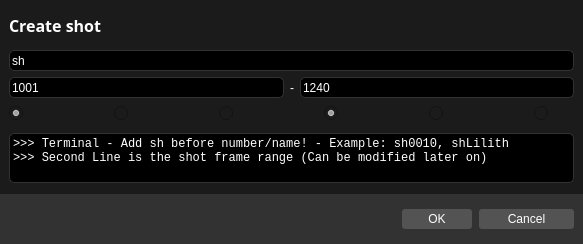
<?xml version="1.0" encoding="UTF-8"?>
<ui version="4.0">
 <class>CreateShot</class>
 <widget class="QDialog" name="CreateShot">
  <property name="geometry">
   <rect>
    <x>0</x>
    <y>0</y>
    <width>583</width>
    <height>244</height>
   </rect>
  </property>
  <property name="minimumSize">
   <size>
    <width>0</width>
    <height>0</height>
   </size>
  </property>
  <property name="windowTitle">
   <string>Dialog</string>
  </property>
  <property name="styleSheet">
   <string notr="true">background-color: rgb(27, 27, 27);</string>
  </property>
  <layout class="QVBoxLayout" name="verticalLayout_3">
   <property name="spacing">
    <number>0</number>
   </property>
   <property name="leftMargin">
    <number>0</number>
   </property>
   <property name="topMargin">
    <number>0</number>
   </property>
   <property name="rightMargin">
    <number>0</number>
   </property>
   <property name="bottomMargin">
    <number>0</number>
   </property>
   <item>
    <widget class="QFrame" name="frameAll">
     <property name="frameShape">
      <enum>QFrame::NoFrame</enum>
     </property>
     <property name="frameShadow">
      <enum>QFrame::Plain</enum>
     </property>
     <property name="lineWidth">
      <number>0</number>
     </property>
     <layout class="QVBoxLayout" name="verticalLayout">
      <property name="spacing">
       <number>0</number>
      </property>
      <property name="leftMargin">
       <number>0</number>
      </property>
      <property name="topMargin">
       <number>0</number>
      </property>
      <property name="rightMargin">
       <number>0</number>
      </property>
      <property name="bottomMargin">
       <number>0</number>
      </property>
      <item>
       <widget class="QFrame" name="frameTitle">
        <property name="minimumSize">
         <size>
          <width>0</width>
          <height>50</height>
         </size>
        </property>
        <property name="maximumSize">
         <size>
          <width>16777215</width>
          <height>50</height>
         </size>
        </property>
        <property name="styleSheet">
         <string notr="true"/>
        </property>
        <property name="frameShape">
         <enum>QFrame::NoFrame</enum>
        </property>
        <property name="frameShadow">
         <enum>QFrame::Plain</enum>
        </property>
        <property name="lineWidth">
         <number>0</number>
        </property>
        <layout class="QHBoxLayout" name="horizontalLayout_6" stretch="0,0">
         <property name="spacing">
          <number>6</number>
         </property>
         <property name="leftMargin">
          <number>9</number>
         </property>
         <property name="topMargin">
          <number>0</number>
         </property>
         <property name="rightMargin">
          <number>9</number>
         </property>
         <property name="bottomMargin">
          <number>0</number>
         </property>
         <item>
          <widget class="QLabel" name="labelCreateProject">
           <property name="font">
            <font>
             <family>Source Sans Pro</family>
             <pointsize>12</pointsize>
             <weight>75</weight>
             <bold>true</bold>
            </font>
           </property>
           <property name="styleSheet">
            <string notr="true">color:white;</string>
           </property>
           <property name="text">
            <string>Create shot</string>
           </property>
           <property name="alignment">
            <set>Qt::AlignLeading|Qt::AlignLeft|Qt::AlignVCenter</set>
           </property>
          </widget>
         </item>
         <item>
          <spacer name="horizontalSpacer">
           <property name="orientation">
            <enum>Qt::Horizontal</enum>
           </property>
           <property name="sizeHint" stdset="0">
            <size>
             <width>40</width>
             <height>20</height>
            </size>
           </property>
          </spacer>
         </item>
        </layout>
       </widget>
      </item>
      <item>
       <widget class="QFrame" name="frameInput">
        <property name="frameShape">
         <enum>QFrame::NoFrame</enum>
        </property>
        <property name="frameShadow">
         <enum>QFrame::Plain</enum>
        </property>
        <property name="lineWidth">
         <number>0</number>
        </property>
        <layout class="QVBoxLayout" name="verticalLayout_2">
         <property name="leftMargin">
          <number>9</number>
         </property>
         <property name="topMargin">
          <number>0</number>
         </property>
         <property name="rightMargin">
          <number>9</number>
         </property>
         <property name="bottomMargin">
          <number>0</number>
         </property>
         <item>
          <widget class="QLineEdit" name="lineEditInput">
           <property name="minimumSize">
            <size>
             <width>0</width>
             <height>21</height>
            </size>
           </property>
           <property name="font">
            <font>
             <family>Segoe UI</family>
             <pointsize>9</pointsize>
            </font>
           </property>
           <property name="styleSheet">
            <string notr="true">QLineEdit
{
	color: rgb(255, 255, 255);
	background-color: rgb(0, 0, 0);
	border-style: solid;
    border-width: 1px;
	border-radius: 5px;
	border-color: rgb(50, 50, 50);
}</string>
           </property>
           <property name="text">
            <string>sh</string>
           </property>
          </widget>
         </item>
         <item>
          <widget class="QFrame" name="frame">
           <property name="frameShape">
            <enum>QFrame::NoFrame</enum>
           </property>
           <property name="frameShadow">
            <enum>QFrame::Plain</enum>
           </property>
           <property name="lineWidth">
            <number>0</number>
           </property>
           <layout class="QHBoxLayout" name="horizontalLayout_2">
            <property name="spacing">
             <number>6</number>
            </property>
            <property name="leftMargin">
             <number>0</number>
            </property>
            <property name="topMargin">
             <number>0</number>
            </property>
            <property name="rightMargin">
             <number>0</number>
            </property>
            <property name="bottomMargin">
             <number>0</number>
            </property>
            <item>
             <widget class="QLineEdit" name="lineEditFrameStart">
              <property name="minimumSize">
               <size>
                <width>0</width>
                <height>21</height>
               </size>
              </property>
              <property name="font">
               <font>
                <family>Segoe UI</family>
                <pointsize>9</pointsize>
               </font>
              </property>
              <property name="styleSheet">
               <string notr="true">QLineEdit
{
	color: rgb(255, 255, 255);
	background-color: rgb(0, 0, 0);
	border-style: solid;
    border-width: 1px;
	border-radius: 5px;
	border-color: rgb(50, 50, 50);
}</string>
              </property>
              <property name="text">
               <string>1001</string>
              </property>
             </widget>
            </item>
            <item>
             <widget class="QLabel" name="labelFrameRangeSeparator">
              <property name="font">
               <font>
                <family>Segoe UI</family>
                <pointsize>9</pointsize>
               </font>
              </property>
              <property name="styleSheet">
               <string notr="true">color: rgb(255, 255, 255);</string>
              </property>
              <property name="text">
               <string>-</string>
              </property>
             </widget>
            </item>
            <item>
             <widget class="QLineEdit" name="lineEditFrameEnd">
              <property name="minimumSize">
               <size>
                <width>0</width>
                <height>21</height>
               </size>
              </property>
              <property name="font">
               <font>
                <family>Segoe UI</family>
                <pointsize>9</pointsize>
               </font>
              </property>
              <property name="styleSheet">
               <string notr="true">QLineEdit
{
	color: rgb(255, 255, 255);
	background-color: rgb(0, 0, 0);
	border-style: solid;
    border-width: 1px;
	border-radius: 5px;
	border-color: rgb(50, 50, 50);
}</string>
              </property>
              <property name="text">
               <string>1240</string>
              </property>
             </widget>
            </item>
           </layout>
          </widget>
         </item>
         <item>
          <widget class="QFrame" name="frameSoftwares">
           <property name="frameShape">
            <enum>QFrame::NoFrame</enum>
           </property>
           <property name="frameShadow">
            <enum>QFrame::Plain</enum>
           </property>
           <property name="lineWidth">
            <number>0</number>
           </property>
           <layout class="QHBoxLayout" name="horizontalLayout">
            <property name="spacing">
             <number>65</number>
            </property>
            <property name="leftMargin">
             <number>0</number>
            </property>
            <property name="topMargin">
             <number>0</number>
            </property>
            <property name="rightMargin">
             <number>0</number>
            </property>
            <property name="bottomMargin">
             <number>0</number>
            </property>
            <item>
             <widget class="QRadioButton" name="radioButtonHoudini">
              <property name="maximumSize">
               <size>
                <width>40</width>
                <height>16777215</height>
               </size>
              </property>
              <property name="font">
               <font>
                <family>Segoe UI</family>
                <pointsize>9</pointsize>
               </font>
              </property>
              <property name="styleSheet">
               <string notr="true">color: rgb(255, 255, 255);</string>
              </property>
              <property name="text">
               <string/>
              </property>
              <property name="icon">
               <iconset resource="cioxoQtResources.qrc">
                <normaloff>:/icons/graphics/icons/houdini.svg</normaloff>:/icons/graphics/icons/houdini.svg</iconset>
              </property>
              <property name="checked">
               <bool>true</bool>
              </property>
              <property name="autoExclusive">
               <bool>false</bool>
              </property>
             </widget>
            </item>
            <item>
             <widget class="QRadioButton" name="radioButtonMaya">
              <property name="maximumSize">
               <size>
                <width>40</width>
                <height>16777215</height>
               </size>
              </property>
              <property name="font">
               <font>
                <family>Segoe UI</family>
                <pointsize>9</pointsize>
               </font>
              </property>
              <property name="styleSheet">
               <string notr="true">color: rgb(255, 255, 255);</string>
              </property>
              <property name="text">
               <string/>
              </property>
              <property name="icon">
               <iconset resource="cioxoQtResources.qrc">
                <normaloff>:/icons/graphics/icons/maya.svg</normaloff>:/icons/graphics/icons/maya.svg</iconset>
              </property>
              <property name="autoExclusive">
               <bool>false</bool>
              </property>
             </widget>
            </item>
            <item>
             <widget class="QRadioButton" name="radioButtonSubstance">
              <property name="maximumSize">
               <size>
                <width>40</width>
                <height>16777215</height>
               </size>
              </property>
              <property name="font">
               <font>
                <family>Segoe UI</family>
                <pointsize>9</pointsize>
               </font>
              </property>
              <property name="styleSheet">
               <string notr="true">color: rgb(255, 255, 255);</string>
              </property>
              <property name="text">
               <string/>
              </property>
              <property name="icon">
               <iconset resource="cioxoQtResources.qrc">
                <normaloff>:/icons/graphics/icons/adobeSubstancePainter.svg</normaloff>:/icons/graphics/icons/adobeSubstancePainter.svg</iconset>
              </property>
              <property name="autoExclusive">
               <bool>false</bool>
              </property>
             </widget>
            </item>
            <item>
             <widget class="QRadioButton" name="radioButtonNuke">
              <property name="maximumSize">
               <size>
                <width>40</width>
                <height>16777215</height>
               </size>
              </property>
              <property name="font">
               <font>
                <family>Segoe UI</family>
                <pointsize>9</pointsize>
               </font>
              </property>
              <property name="styleSheet">
               <string notr="true">color: rgb(255, 255, 255);</string>
              </property>
              <property name="text">
               <string/>
              </property>
              <property name="icon">
               <iconset resource="cioxoQtResources.qrc">
                <normaloff>:/icons/graphics/icons/nuke.svg</normaloff>:/icons/graphics/icons/nuke.svg</iconset>
              </property>
              <property name="checked">
               <bool>true</bool>
              </property>
              <property name="autoExclusive">
               <bool>false</bool>
              </property>
             </widget>
            </item>
            <item>
             <widget class="QRadioButton" name="radioButtonAfterEffects">
              <property name="maximumSize">
               <size>
                <width>40</width>
                <height>16777215</height>
               </size>
              </property>
              <property name="font">
               <font>
                <family>Segoe UI</family>
                <pointsize>9</pointsize>
               </font>
              </property>
              <property name="styleSheet">
               <string notr="true">color: rgb(255, 255, 255);</string>
              </property>
              <property name="text">
               <string/>
              </property>
              <property name="icon">
               <iconset resource="cioxoQtResources.qrc">
                <normaloff>:/icons/graphics/icons/afterEffects.svg</normaloff>:/icons/graphics/icons/afterEffects.svg</iconset>
              </property>
              <property name="autoExclusive">
               <bool>false</bool>
              </property>
             </widget>
            </item>
            <item>
             <widget class="QRadioButton" name="radioButtonPhotoshop">
              <property name="maximumSize">
               <size>
                <width>40</width>
                <height>16777215</height>
               </size>
              </property>
              <property name="font">
               <font>
                <family>Segoe UI</family>
                <pointsize>9</pointsize>
               </font>
              </property>
              <property name="styleSheet">
               <string notr="true">color: rgb(255, 255, 255);</string>
              </property>
              <property name="text">
               <string/>
              </property>
              <property name="icon">
               <iconset resource="cioxoQtResources.qrc">
                <normaloff>:/icons/graphics/icons/photoshop.svg</normaloff>:/icons/graphics/icons/photoshop.svg</iconset>
              </property>
              <property name="autoExclusive">
               <bool>false</bool>
              </property>
             </widget>
            </item>
           </layout>
          </widget>
         </item>
        </layout>
       </widget>
      </item>
      <item>
       <widget class="QFrame" name="frameInformations">
        <property name="maximumSize">
         <size>
          <width>16777215</width>
          <height>70</height>
         </size>
        </property>
        <property name="styleSheet">
         <string notr="true"/>
        </property>
        <property name="frameShape">
         <enum>QFrame::NoFrame</enum>
        </property>
        <property name="frameShadow">
         <enum>QFrame::Plain</enum>
        </property>
        <property name="lineWidth">
         <number>0</number>
        </property>
        <layout class="QVBoxLayout" name="verticalLayout_4">
         <property name="bottomMargin">
          <number>18</number>
         </property>
         <item>
          <widget class="QLabel" name="labelInformations">
           <property name="minimumSize">
            <size>
             <width>0</width>
             <height>50</height>
            </size>
           </property>
           <property name="maximumSize">
            <size>
             <width>16777215</width>
             <height>16777215</height>
            </size>
           </property>
           <property name="font">
            <font>
             <family>Consolas</family>
            </font>
           </property>
           <property name="cursor">
            <cursorShape>IBeamCursor</cursorShape>
           </property>
           <property name="styleSheet">
            <string notr="true">QLabel
{
	color: rgb(255, 255, 255);
	background-color: rgb(0, 0, 0);
	border-style: solid;
    border-width: 1px;
	border-radius: 5px;
	border-color: rgb(50, 50, 50);
}</string>
           </property>
           <property name="frameShape">
            <enum>QFrame::StyledPanel</enum>
           </property>
           <property name="text">
            <string>&gt;&gt;&gt; Terminal - Add sh before number/name! - Example: sh0010, shLilith
&gt;&gt;&gt; Second Line is the shot frame range (Can be modified later on)</string>
           </property>
           <property name="alignment">
            <set>Qt::AlignLeading|Qt::AlignLeft|Qt::AlignTop</set>
           </property>
           <property name="wordWrap">
            <bool>true</bool>
           </property>
           <property name="margin">
            <number>9</number>
           </property>
           <property name="textInteractionFlags">
            <set>Qt::LinksAccessibleByMouse|Qt::TextSelectableByKeyboard|Qt::TextSelectableByMouse</set>
           </property>
          </widget>
         </item>
        </layout>
       </widget>
      </item>
      <item>
       <widget class="QFrame" name="frameChoice">
        <property name="minimumSize">
         <size>
          <width>0</width>
          <height>50</height>
         </size>
        </property>
        <property name="maximumSize">
         <size>
          <width>16777215</width>
          <height>50</height>
         </size>
        </property>
        <property name="styleSheet">
         <string notr="true">	background-color: rgb(50, 50, 50);</string>
        </property>
        <property name="frameShape">
         <enum>QFrame::NoFrame</enum>
        </property>
        <property name="frameShadow">
         <enum>QFrame::Plain</enum>
        </property>
        <property name="lineWidth">
         <number>0</number>
        </property>
        <layout class="QHBoxLayout" name="horizontalLayout_9">
         <property name="spacing">
          <number>6</number>
         </property>
         <property name="leftMargin">
          <number>9</number>
         </property>
         <property name="topMargin">
          <number>0</number>
         </property>
         <property name="rightMargin">
          <number>9</number>
         </property>
         <property name="bottomMargin">
          <number>0</number>
         </property>
         <item>
          <spacer name="spacerProject">
           <property name="orientation">
            <enum>Qt::Horizontal</enum>
           </property>
           <property name="sizeType">
            <enum>QSizePolicy::Fixed</enum>
           </property>
           <property name="sizeHint" stdset="0">
            <size>
             <width>10</width>
             <height>0</height>
            </size>
           </property>
          </spacer>
         </item>
         <item>
          <widget class="QLabel" name="labelSeparator">
           <property name="font">
            <font>
             <family>Source Sans Pro</family>
             <pointsize>12</pointsize>
             <weight>75</weight>
             <bold>true</bold>
            </font>
           </property>
           <property name="styleSheet">
            <string notr="true">color: rgb(255, 255, 255);</string>
           </property>
           <property name="text">
            <string/>
           </property>
           <property name="alignment">
            <set>Qt::AlignLeading|Qt::AlignLeft|Qt::AlignVCenter</set>
           </property>
          </widget>
         </item>
         <item>
          <widget class="QPushButton" name="buttonOk">
           <property name="maximumSize">
            <size>
             <width>70</width>
             <height>20</height>
            </size>
           </property>
           <property name="font">
            <font>
             <family>Segoe UI</family>
             <pointsize>9</pointsize>
             <weight>50</weight>
             <bold>false</bold>
            </font>
           </property>
           <property name="styleSheet">
            <string notr="true">QPushButton
{
	background-color: rgb(83, 83, 83);
	color: rgb(255, 255, 255);
	border-radius: 3px;
}
QPushButton:hover:!pressed
{
	background-color: rgb(100, 100, 100);
}</string>
           </property>
           <property name="text">
            <string>OK</string>
           </property>
          </widget>
         </item>
         <item>
          <spacer name="spacerButtons">
           <property name="orientation">
            <enum>Qt::Horizontal</enum>
           </property>
           <property name="sizeType">
            <enum>QSizePolicy::Fixed</enum>
           </property>
           <property name="sizeHint" stdset="0">
            <size>
             <width>1</width>
             <height>20</height>
            </size>
           </property>
          </spacer>
         </item>
         <item>
          <widget class="QPushButton" name="buttonCancel">
           <property name="minimumSize">
            <size>
             <width>0</width>
             <height>20</height>
            </size>
           </property>
           <property name="maximumSize">
            <size>
             <width>95</width>
             <height>20</height>
            </size>
           </property>
           <property name="font">
            <font>
             <family>Segoe UI</family>
             <pointsize>9</pointsize>
             <weight>50</weight>
             <bold>false</bold>
            </font>
           </property>
           <property name="styleSheet">
            <string notr="true">QPushButton
{
	background-color: rgb(83, 83, 83);
	color: rgb(255, 255, 255);
	border-radius: 3px;
}
QPushButton:hover:!pressed
{
	background-color: rgb(100, 100, 100);
}</string>
           </property>
           <property name="text">
            <string>Cancel</string>
           </property>
          </widget>
         </item>
        </layout>
       </widget>
      </item>
     </layout>
    </widget>
   </item>
  </layout>
 </widget>
 <resources>
  <include location="cioxoQtResources.qrc"/>
 </resources>
 <connections/>
</ui>
